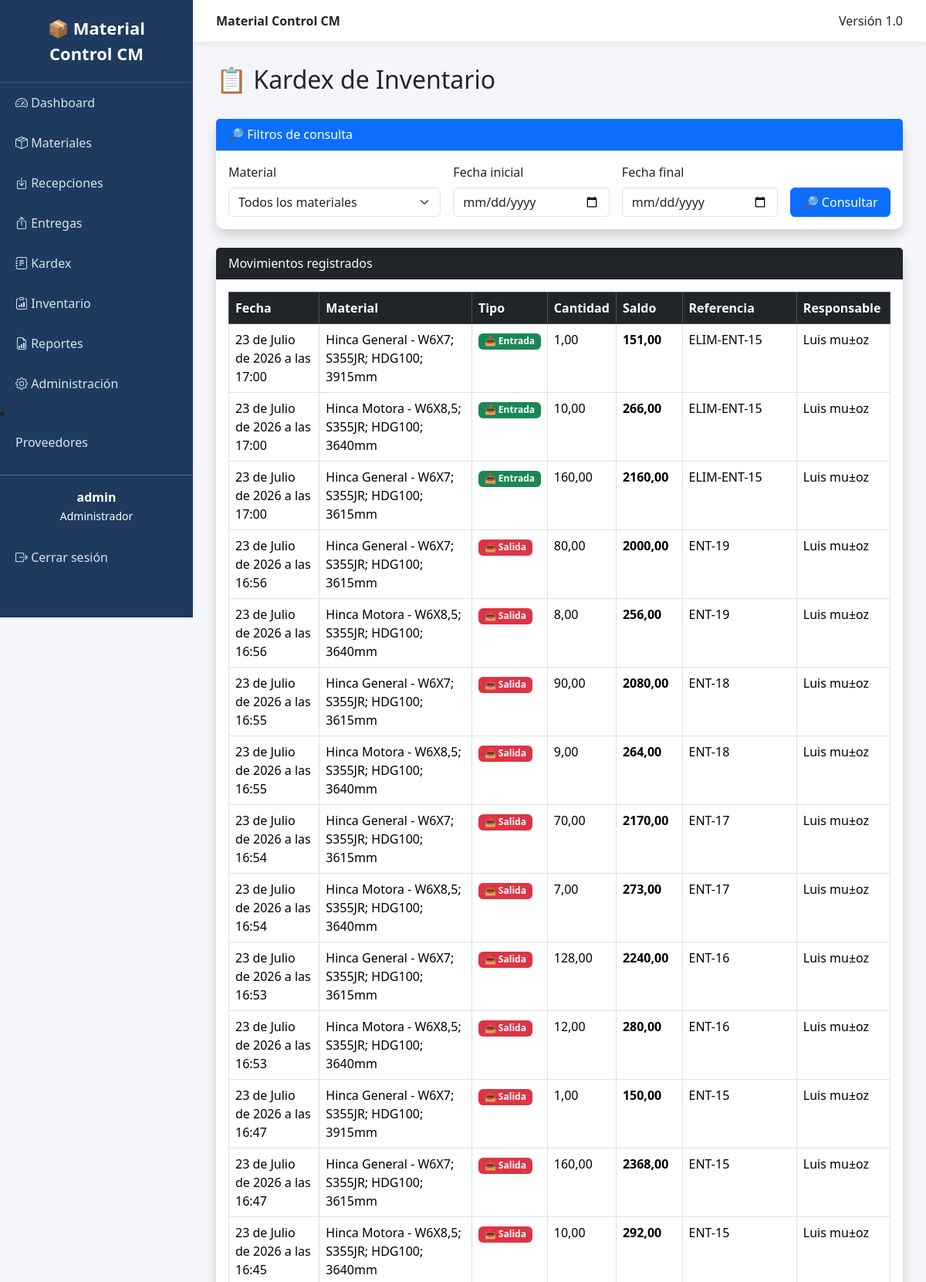
The app's page /kardex/ (signed in, upper part) with its own data.
### movements/models.py (models this page shows, shortened)
class InventoryMovement(models.Model):
    TIPOS = (
        ("ENTRADA", "Entrada"),
        ("SALIDA", "Salida"),
    )
    material = models.ForeignKey(
        Material,
        on_delete=models.CASCADE
    )
    fecha = models.DateTimeField(
        auto_now_add=True
    )
    tipo = models.CharField(
        max_length=10,
        choices=TIPOS
    )
    cantidad = models.DecimalField(
        max_digits=12,
        decimal_places=2
    )
    saldo = models.DecimalField(
        max_digits=12,
        decimal_places=2
    )
    referencia = models.CharField(
        max_length=100,
        blank=True
    )
    responsable = models.CharField(
        max_length=150,
        blank=True
    )
    observacion = models.TextField(
        blank=True
    )
    class Meta:
        ordering = ["-fecha"]
        verbose_name = "Movimiento de Inventario"
        verbose_name_plural = "Movimientos de Inventario"

### materials/models.py (models this page shows, shortened)
class Material(models.Model):
    codigo = models.CharField(max_length=30, unique=True)
    nombre = models.CharField(max_length=200)
    unidad = models.CharField(max_length=20)
    stock = models.DecimalField(max_digits=12, decimal_places=2, default=0)
    activo = models.BooleanField(default=True)

### kardex/views.py (the view)
@almacen_required
def kardex_list(request):
    material_id = request.GET.get("material")
    fecha_inicio = request.GET.get("fecha_inicio")
    fecha_fin = request.GET.get("fecha_fin")
    movimientos = InventoryMovement.objects.all().order_by(
        "-fecha"
    )
    if material_id:
        movimientos = movimientos.filter(
            material_id=material_id
        )
    if fecha_inicio:
        movimientos = movimientos.filter(
            fecha__gte=fecha_inicio
        )
    if fecha_fin:
        movimientos = movimientos.filter(
            fecha__lte=fecha_fin
        )
    materiales = Material.objects.filter(
        activo=True
    ).order_by(
        "nombre"
    )
    context = {
        "movimientos": movimientos,
        "materiales": materiales,
        "material_seleccionado": material_id,
        "fecha_inicio": fecha_inicio,
        "fecha_fin": fecha_fin,
    }
    return render(
        request,
        "kardex/list.html",
        context
    )

### templates/kardex/list.html (shortened to what this page needs)
{% extends "base.html" %}
{% block content %}
<div class="d-flex justify-content-between align-items-center mb-4">
    <h2>
        📋 Kardex de Inventario
    </h2>
</div>
<div class="card shadow mb-4">
    <div class="card-header bg-primary text-white">
        🔎 Filtros de consulta
    </div>
    <div class="card-body">
        <form method="get">
            <div class="row g-3">
                <div class="col-md-4">
                    <label class="form-label">
                        Material
                    </label>
                    <select name="material"
                            class="form-select">
                        <option value="">
                            Todos los materiales
                        </option>
                    </select>
                </div>
                <div class="col-md-3">
                    <label class="form-label">
                        Fecha inicial
                    </label>
                    <input type="date"
                           name="fecha_inicio"
                           class="form-control"
                           value="{{ fecha_inicio }}">
                </div>
                <div class="col-md-3">
                    <label class="form-label">
                        Fecha final
                    </label>
                    <input type="date"
                           name="fecha_fin"
                           class="form-control"
                           value="{{ fecha_fin }}">
                </div>
                <div class="col-md-2 d-flex align-items-end">
                    <button class="btn btn-primary w-100">
                        🔎 Consultar
                    </button>
                </div>
            </div>
        </form>
    </div>
</div>
<div class="card shadow">
    <div class="card-header bg-dark text-white">
        Movimientos registrados
    </div>
    <div class="card-body">
        <table class="table table-bordered table-hover">
            <thead class="table-dark">
                <tr>
                    <th>Fecha</th>
                    <th>Material</th>
                    <th>Tipo</th>
                    <th>Cantidad</th>
                    <th>Saldo</th>
                    <th>Referencia</th>
                    <th>Responsable</th>
                </tr>
            </thead>
            <tbody>
            {% for movimiento in movimientos %}
                <tr>
                    <td>
                        {{ movimiento.fecha }}
                    </td>
                    <td>
                        {{ movimiento.material.nombre }}
                    </td>
                    <td>
                    {% if movimiento.tipo == "ENTRADA" %}
                        <span class="badge bg-success">
                            📥 Entrada
                        </span>
                    {% else %}
                        <span class="badge bg-danger">
                            📤 Salida
                        </span>
                    {% endif %}
                    </td>
                    <td>
                        {{ movimiento.cantidad }}
                    </td>
                    <td>
                        <strong>
                            {{ movimiento.saldo }}
                        </strong>
                    </td>
                    <td>
                        {{ movimiento.referencia }}
                    </td>
                    <td>
                        {{ movimiento.responsable }}
                    </td>
                </tr>
            {% endfor %}
            </tbody>
        </table>
    </div>
</div>
{% endblock %}

### templates/base.html (shortened to what this page needs)
{% load static %}
<!DOCTYPE html>
<html lang="es">
<head>
    <link href="https://cdn.jsdelivr.net/npm/bootstrap@5.3.7/dist/css/bootstrap.min.css" rel="stylesheet">
    <link rel="stylesheet"
          href="https://cdn.jsdelivr.net/npm/bootstrap-icons@1.11.3/font/bootstrap-icons.min.css">
</head>
<body>
<div class="sidebar">
    <div class="logo">
        📦 Material Control CM
    </div>
    <a href="/">
        <i class="bi bi-speedometer2"></i>
        Dashboard
    </a>
    {% if user.groups.all.0.name == "Administrador" or user.groups.all.0.name == "Almacenista" %}
    <a href="/materials/">
        <i class="bi bi-box-seam"></i>
        Materiales
    </a>
    {% endif %}
    {% if user.groups.all.0.name == "Administrador" or user.groups.all.0.name == "Almacenista" %}
    <a href="/recepciones/">
        <i class="bi bi-box-arrow-in-down"></i>
        Recepciones
    </a>
    {% endif %}
    {% if user.groups.all.0.name == "Administrador" or user.groups.all.0.name == "Almacenista" %}
    <a href="/entregas/">
        <i class="bi bi-box-arrow-up"></i>
        Entregas
    </a>
    {% endif %}
    <a href="{% url 'kardex_list' %}">
        <i class="bi bi-journal-text"></i>
        Kardex
    </a>
    {% if user.groups.all.0.name == "Administrador" or user.groups.all.0.name == "Almacenista" %}
    <a href="{% url 'inventory_list' %}">
        <i class="bi bi-clipboard-data"></i>
        Inventario
    </a>
    {% endif %}
    {% if user.groups.all.0.name == "Administrador" or user.groups.all.0.name == "Gerencia" %}
    <a href="{% url 'report_home' %}">
        <i class="bi bi-file-earmark-bar-graph"></i>
        Reportes
    </a>
    {% endif %}
    {% if user.groups.all.0.name == "Administrador" %}
    <a href="/admin/">
        <i class="bi bi-gear"></i>
        Administración
    </a>
    {% endif %}
    <li class="nav-item">
    <a class="nav-link" href="{% url 'supplier_list' %}">
        Proveedores
    </a>
</li>
    <hr class="text-white">
    <div class="text-center text-white mb-3">
        <strong>{{ user.username }}</strong><br>
        <small>{{ user.groups.all.0.name }}</small>
    </div>
    <form method="post" action="{% url 'logout' %}" style="margin:0;">
        <button type="submit" class="logout-btn">
            <i class="bi bi-box-arrow-right"></i>
            Cerrar sesión
        </button>
    </form>
</div>
<div class="content">
    <div class="topbar d-flex justify-content-between">
        <div>
            <strong>Material Control CM</strong>
        </div>
        <div>
            Versión 1.0
        </div>
    </div>
    <div class="page">
        {% block content %}
        {% endblock %}
    </div>
</div>
</body>
</html>

### templates/base.html (style rules this page uses)
body { overflow-x:hidden; background:#f4f6f9; }
.sidebar { width:250px; min-height:100vh; background:#1e3a5f; position:fixed; left:0; top:0; }
.sidebar .logo { padding:20px; color:white; font-size:22px; font-weight:bold; text-align:center; border-bottom:1px solid rgba(255,255,255,.15); }
.sidebar a { color:#d8e2ef; text-decoration:none; display:block; padding:14px 20px; transition:.2s; }
.logout-btn { width:100%; border:none; background:none; color:#d8e2ef; text-align:left; padding:14px 20px; cursor:pointer; transition:.2s; }
.content { margin-left:250px; min-height:100vh; }
.topbar { background:white; padding:15px 30px; box-shadow:0 2px 10px rgba(0,0,0,.08); }
.page { padding:30px; }
.card { border:none; border-radius:12px; }

### records on screen
InventoryMovement: fecha "23 de Julio de 2026 a las 17:00", material.nombre "Hinca General - W6X7; S355JR; HDG100; 3915mm", tipo "📥 Entrada", cantidad "1,00", saldo "151,00", referencia "ELIM-ENT-15", responsable "Luis mu±oz"
InventoryMovement: fecha "23 de Julio de 2026 a las 17:00", material.nombre "Hinca Motora - W6X8,5; S355JR; HDG100; 3640mm", tipo "📥 Entrada", cantidad "10,00", saldo "266,00", referencia "ELIM-ENT-15", responsable "Luis mu±oz"
InventoryMovement: fecha "23 de Julio de 2026 a las 17:00", material.nombre "Hinca General - W6X7; S355JR; HDG100; 3615mm", tipo "📥 Entrada", cantidad "160,00", saldo "2160,00", referencia "ELIM-ENT-15", responsable "Luis mu±oz"
InventoryMovement: fecha "23 de Julio de 2026 a las 16:56", material.nombre "Hinca General - W6X7; S355JR; HDG100; 3615mm", tipo "📤 Salida", cantidad "80,00", saldo "2000,00", referencia "ENT-19", responsable "Luis mu±oz"
InventoryMovement: fecha "23 de Julio de 2026 a las 16:56", material.nombre "Hinca Motora - W6X8,5; S355JR; HDG100; 3640mm", tipo "📤 Salida", cantidad "8,00", saldo "256,00", referencia "ENT-19", responsable "Luis mu±oz"
InventoryMovement: fecha "23 de Julio de 2026 a las 16:55", material.nombre "Hinca General - W6X7; S355JR; HDG100; 3615mm", tipo "📤 Salida", cantidad "90,00", saldo "2080,00", referencia "ENT-18", responsable "Luis mu±oz"
InventoryMovement: fecha "23 de Julio de 2026 a las 16:55", material.nombre "Hinca Motora - W6X8,5; S355JR; HDG100; 3640mm", tipo "📤 Salida", cantidad "9,00", saldo "264,00", referencia "ENT-18", responsable "Luis mu±oz"
InventoryMovement: fecha "23 de Julio de 2026 a las 16:54", material.nombre "Hinca General - W6X7; S355JR; HDG100; 3615mm", tipo "📤 Salida", cantidad "70,00", saldo "2170,00", referencia "ENT-17", responsable "Luis mu±oz"
InventoryMovement: fecha "23 de Julio de 2026 a las 16:54", material.nombre "Hinca Motora - W6X8,5; S355JR; HDG100; 3640mm", tipo "📤 Salida", cantidad "7,00", saldo "273,00", referencia "ENT-17", responsable "Luis mu±oz"
InventoryMovement: fecha "23 de Julio de 2026 a las 16:53", material.nombre "Hinca General - W6X7; S355JR; HDG100; 3615mm", tipo "📤 Salida", cantidad "128,00", saldo "2240,00", referencia "ENT-16", responsable "Luis mu±oz"
InventoryMovement: fecha "23 de Julio de 2026 a las 16:53", material.nombre "Hinca Motora - W6X8,5; S355JR; HDG100; 3640mm", tipo "📤 Salida", cantidad "12,00", saldo "280,00", referencia "ENT-16", responsable "Luis mu±oz"
InventoryMovement: fecha "23 de Julio de 2026 a las 16:47", material.nombre "Hinca General - W6X7; S355JR; HDG100; 3915mm", tipo "📤 Salida", cantidad "1,00", saldo "150,00", referencia "ENT-15", responsable "Luis mu±oz"
InventoryMovement: fecha "23 de Julio de 2026 a las 16:47", material.nombre "Hinca General - W6X7; S355JR; HDG100; 3615mm", tipo "📤 Salida", cantidad "160,00", saldo "2368,00", referencia "ENT-15", responsable "Luis mu±oz"
InventoryMovement: fecha "23 de Julio de 2026 a las 16:45", material.nombre "Hinca Motora - W6X8,5; S355JR; HDG100; 3640mm", tipo "📤 Salida", cantidad "10,00", saldo "292,00", referencia "ENT-15", responsable "Luis mu±oz"

### other values on screen
{{ user.username }} "admin"
{{ user.groups.all.0.name }} "Administrador"
